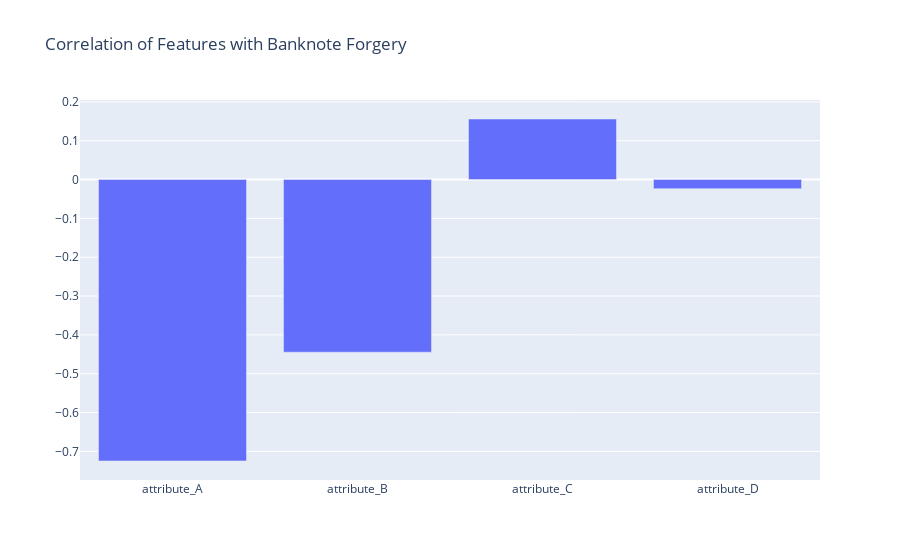

This figure's notebook cell:
### Code cell
fig = go.Figure(data=[go.Bar(x=correlations.index, y=correlations['forgery'])])
fig.update_layout(title='Correlation of Features with Banknote Forgery')
fig.show()

### Figure 1 — Plotly figure (JSON) as saved in the notebook; plotly's stock layout.template omitted (floating-point values rounded to 4 significant figures)
{"data": [{"type": "bar", "x": ["attribute_A", "attribute_B", "attribute_C", "attribute_D"], "y": [-0.7248, -0.4447, 0.1559, -0.02342]}], "layout": {"title": {"text": "Correlation of Features with Banknote Forgery"}}}
